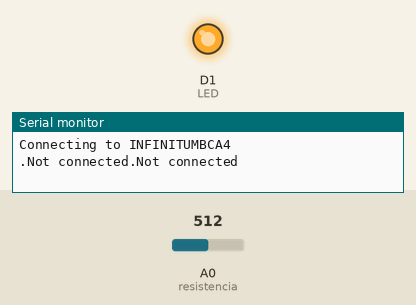
This sketch was run on a simulated ESP8266 (NodeMCU). Shown: output pins drawn as LEDs (lit = HIGH), the last lines printed to the serial monitor. Dashed ring = blinking. The inputs (shaded band) are chosen by the test bench; at power-on: A0 (resistencia) = 512. WiFi joins after 1.5 s; servers stay silent unless stated; uploads are accepted with an empty reply.

Above: at 1.7 s.
3.4 s: A0 (resistencia) set to 0
6.4 s: A0 (resistencia) set to 95
9.4 s: A0 (resistencia) set to 110
At 10.72 s:
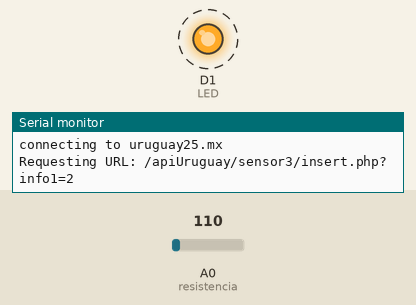
At 12.6 s:
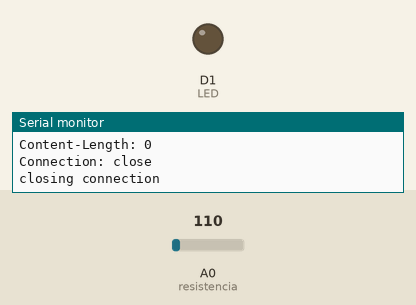
Timing chart, 0 to 14.1 s (numbered marks = the images above; inputs shaded):
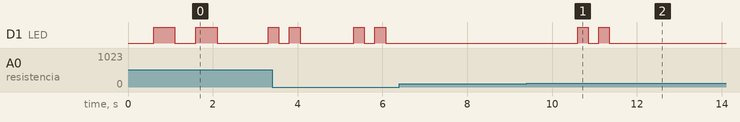

The sketch:

ConexionLaserWeb-Elizabeth2.ino
```cpp
// Conexion laser Elizabeth

#include <ESP8266WiFi.h>
#define LED D1 // Led in NodeMCU at pin GPIO16 (D0).

#define resistencia A0

//ELIZABETH
const char* ssid1 = "INFINITUMBCA4";
const char* password1 = "1h589018077";

//CASA
const char* ssid2 = "JustInternet";
const char* password2 = "thePassword";

const char* host = "uruguay25.mx";

int count = 0;
int cambio = LOW;
int lastCambio = LOW;
// Create an instance of the server
// specify the port to listen on as an argument

void setup() {
    Serial.begin(115200);
    delay(100);

    pinMode(LED, OUTPUT);     // Initialize the LED_BUILTIN pin as an output
    // Connect to WiFi network
    Serial.println();
    Serial.println();
    Serial.print("Connecting to ");
    Serial.println(ssid1);

    WiFi.begin(ssid1, password1);

    while (WiFi.status() != WL_CONNECTED) {
      delay(500);
      Serial.print(".");
      Serial.print("Not connected");

      digitalWrite(LED, HIGH);
      delay(500);
      digitalWrite(LED, LOW);
    }
    Serial.println("");
    Serial.println("WiFi connected");

    Serial.println("IP address: ");
    Serial.println(WiFi.localIP());

    Serial.print("Netmask: ");
    Serial.println(WiFi.subnetMask());

    Serial.print("Gateway: ");
    Serial.println(WiFi.gatewayIP());
}

void loop() {

  int sensorValue = analogRead(resistencia);   // read the input on analog pin 0
  float voltage = sensorValue * (5.0 / 1023.0);   // Convert the analog reading (which goes from 0 - 1023) to a voltage (0 - 5V)

  //Serial.println(voltage);
  if(voltage > .50){
    cambio = HIGH;
  }
  else{
    cambio = LOW;
  }

  if (cambio!= lastCambio){
    if (cambio == HIGH){
      digitalWrite(LED, LOW);
      Serial.println("HIGH");
      count ++;
      Serial.println(count);
      delay(1000);
    }
    Serial.print("connecting to ");
    Serial.println(host);

    WiFiClient client;
    const int httpPort = 80;
    if (!client.connect(host, httpPort)) {
      Serial.println("connection failed");
      return;
    }

    String url = "/apiUruguay/sensor3/insert.php?info1=" + String(count);
    Serial.print("Requesting URL: ");
    Serial.println(url);

    client.print(String("GET ") + url + " HTTP/1.1\r\n" +
                "Host: " + host + "\r\n" +
                "Connection: close\r\n\r\n");

    digitalWrite(LED, HIGH);
    delay(250);
    digitalWrite(LED, LOW);
    delay(250);
    digitalWrite(LED, HIGH);
    delay(250);
    digitalWrite(LED, LOW);

    while(client.available()){
      String line = client.readStringUntil('\r');
      Serial.print(line);
    }

    Serial.println();
    Serial.println("closing connection");

    lastCambio = cambio;
   }
   else{
    digitalWrite(LED, LOW);}
}
```

Measured:
- after the input at 9.4 s, D1 (LED): alternates HIGH for 0.25 s and LOW for 0.25 s, 4 changes in all, then stays LOW, starting after 1.2 s
